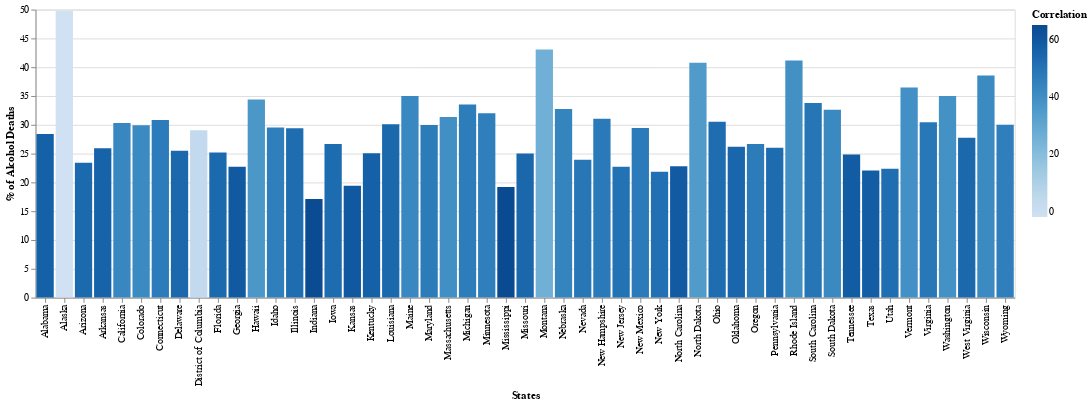

Notebook cell for this chart:
### Code cell
class State_Data:
  """Data findings from states"""

  def __init__(self):
    self.y_values = ['% of Alcohol Deaths', '% of Driving Alone']

  def show_chart(self, name):
    """Displays a chart"""
    c = alt.Chart(alcho_data).mark_bar(outerRadius=80).encode(
        x='States',
        y=name,
        color='Correlation:Q'
    )
    return c

s = State_Data()
s.show_chart(s.y_values[0])

### Figure 1 — Vega-Lite specification as saved in the notebook (floating-point values rounded to 4 significant figures)
{"config": {"view": {"continuousWidth": 400, "continuousHeight": 300}}, "data": {"name": "data-5337922e464441f106d58c29c80f9dab"}, "mark": {"type": "bar", "outerRadius": 80}, "encoding": {"color": {"field": "Correlation", "type": "quantitative"}, "x": {"field": "States", "type": "nominal"}, "y": {"field": "% of Alcohol Deaths", "type": "quantitative"}}, "$schema": "https://vega.github.io/schema/vega-lite/v4.17.0.json", "datasets": {"data-5337922e464441f106d58c29c80f9dab": [{"States": "Alabama", "% of Alcohol Deaths": 28.39, "% of Driving Alone": 85.44, "id": 1, "Correlation": 57.05}, {"States": "Alaska", "% of Alcohol Deaths": 49.78, "% of Driving Alone": 47.91, "id": 2, "Correlation": -1.87}, {"States": "Arizona", "% of Alcohol Deaths": 23.39, "% of Driving Alone": 77.27, "id": 3, "Correlation": 53.87}, {"States": "Arkansas", "% of Alcohol Deaths": 25.95, "% of Driving Alone": 82.27, "id": 4, "Correlation": 56.32}, {"States": "California", "% of Alcohol Deaths": 30.31, "% of Driving Alone": 73.11, "id": 5, "Correlation": 42.8}, {"States": "Colorado", "% of Alcohol Deaths": 29.93, "% of Driving Alone": 71.77, "id": 6, "Correlation": 41.84}, {"States": "Connecticut", "% of Alcohol Deaths": 30.84, "% of Driving Alone": 78.15, "id": 7, "Correlation": 47.31}, {"States": "Delaware", "% of Alcohol Deaths": 25.48, "% of Driving Alone": 79.75, "id": 8, "Correlation": 54.27}, {"States": "District of Columbia", "% of Alcohol Deaths": 29.05, "% of Driving Alone": 32.12, "id": 9, "Correlation": 3.07}, {"States": "Florida", "% of Alcohol Deaths": 25.2, "% of Driving Alone": 78.84, "id": 10, "Correlation": 53.64}, {"States": "Georgia", "% of Alcohol Deaths": 22.72, "% of Driving Alone": 82.12, "id": 11, "Correlation": 59.39}, {"States": "Hawaii", "% of Alcohol Deaths": 34.41, "% of Driving Alone": 71.05, "id": 12, "Correlation": 36.63}, {"States": "Idaho", "% of Alcohol Deaths": 29.51, "% of Driving Alone": 75.57, "id": 13, "Correlation": 46.06}, {"States": "Illinois", "% of Alcohol Deaths": 29.38, "% of Driving Alone": 82.13, "id": 14, "Correlation": 52.75}, {"States": "Indiana", "% of Alcohol Deaths": 17.1, "% of Driving Alone": 82.0, "id": 15, "Correlation": 64.89}, {"States": "Iowa", "% of Alcohol Deaths": 26.68, "% of Driving Alone": 79.6, "id": 16, "Correlation": 52.92}, {"States": "Kansas", "% of Alcohol Deaths": 19.43, "% of Driving Alone": 79.61, "id": 17, "Correlation": 60.18}, {"States": "Kentucky", "% of Alcohol Deaths": 25.04, "% of Driving Alone": 82.11, "id": 18, "Correlation": 57.07}, {"States": "Louisiana", "% of Alcohol Deaths": 30.09, "% of Driving Alone": 84.21, "id": 19, "Correlation": 54.12}, {"States": "Maine", "% of Alcohol Deaths": 34.99, "% of Driving Alone": 77.39, "id": 20, "Correlation": 42.4}, {"States": "Maryland", "% of Alcohol Deaths": 29.96, "% of Driving Alone": 76.91, "id": 21, "Correlation": 46.95}, {"States": "Massachusetts", "% of Alcohol Deaths": 31.34, "% of Driving Alone": 70.95, "id": 22, "Correlation": 39.61}, {"States": "Michigan", "% of Alcohol Deaths": 33.53, "% of Driving Alone": 80.08, "id": 23, "Correlation": 46.55}, {"States": "Minnesota", "% of Alcohol Deaths": 32.02, "% of Driving Alone": 78.06, "id": 24, "Correlation": 46.04}, {"States": "Mississippi", "% of Alcohol Deaths": 19.22, "% of Driving Alone": 84.62, "id": 25, "Correlation": 65.4}, {"States": "Missouri", "% of Alcohol Deaths": 25.0, "% of Driving Alone": 79.91, "id": 26, "Correlation": 54.9}, {"States": "Montana", "% of Alcohol Deaths": 43.06, "% of Driving Alone": 69.28, "id": 27, "Correlation": 26.22}, {"States": "Nebraska", "% of Alcohol Deaths": 32.74, "% of Driving Alone": 76.85, "id": 28, "Correlation": 44.12}, {"States": "Nevada", "% of Alcohol Deaths": 23.94, "% of Driving Alone": 73.0, "id": 29, "Correlation": 49.06}, {"States": "New Hampshire", "% of Alcohol Deaths": 31.05, "% of Driving Alone": 78.85, "id": 30, "Correlation": 47.8}, {"States": "New Jersey", "% of Alcohol Deaths": 22.73, "% of Driving Alone": 73.34, "id": 31, "Correlation": 50.61}, {"States": "New Mexico", "% of Alcohol Deaths": 29.45, "% of Driving Alone": 77.15, "id": 32, "Correlation": 47.7}, {"States": "New York", "% of Alcohol Deaths": 21.83, "% of Driving Alone": 73.25, "id": 33, "Correlation": 51.42}, {"States": "North Carolina", "% of Alcohol Deaths": 22.82, "% of Driving Alone": 81.81, "id": 34, "Correlation": 59.0}, {"States": "North Dakota", "% of Alcohol Deaths": 40.77, "% of Driving Alone": 75.66, "id": 35, "Correlation": 34.9}, {"States": "Ohio", "% of Alcohol Deaths": 30.51, "% of Driving Alone": 83.1, "id": 36, "Correlation": 52.59}, {"States": "Oklahoma", "% of Alcohol Deaths": 26.2, "% of Driving Alone": 81.22, "id": 37, "Correlation": 55.03}, {"States": "Oregon", "% of Alcohol Deaths": 26.67, "% of Driving Alone": 73.62, "id": 38, "Correlation": 46.95}, {"States": "Pennsylvania", "% of Alcohol Deaths": 26.03, "% of Driving Alone": 79.06, "id": 39, "Correlation": 53.03}, {"States": "Rhode Island", "% of Alcohol Deaths": 41.14, "% of Driving Alone": 80.3, "id": 40, "Correlation": 39.16}, {"States": "South Carolina", "% of Alcohol Deaths": 33.76, "% of Driving Alone": 83.22, "id": 41, "Correlation": 49.46}, {"States": "South Dakota", "% of Alcohol Deaths": 32.62, "% of Driving Alone": 74.49, "id": 42, "Correlation": 41.87}, {"States": "Tennessee", "% of Alcohol Deaths": 24.85, "% of Driving Alone": 83.57, "id": 43, "Correlation": 58.72}, {"States": "Texas", "% of Alcohol Deaths": 22.04, "% of Driving Alone": 80.3, "id": 44, "Correlation": 58.25}, {"States": "Utah", "% of Alcohol Deaths": 22.38, "% of Driving Alone": 74.58, "id": 45, "Correlation": 52.2}, {"States": "Vermont", "% of Alcohol Deaths": 36.49, "% of Driving Alone": 75.95, "id": 46, "Correlation": 39.46}, {"States": "Virginia", "% of Alcohol Deaths": 30.43, "% of Driving Alone": 79.19, "id": 47, "Correlation": 48.76}, {"States": "Washington", "% of Alcohol Deaths": 34.99, "% of Driving Alone": 73.75, "id": 48, "Correlation": 38.76}, {"States": "West Virginia", "% of Alcohol Deaths": 27.75, "% of Driving Alone": 82.06, "id": 49, "Correlation": 54.3}, {"States": "Wisconsin", "% of Alcohol Deaths": 38.55, "% of Driving Alone": 80.3, "id": 50, "Correlation": 41.75}, {"States": "Wyoming", "% of Alcohol Deaths": 30.01, "% of Driving Alone": 75.81, "id": 51, "Correlation": 45.81}]}}
